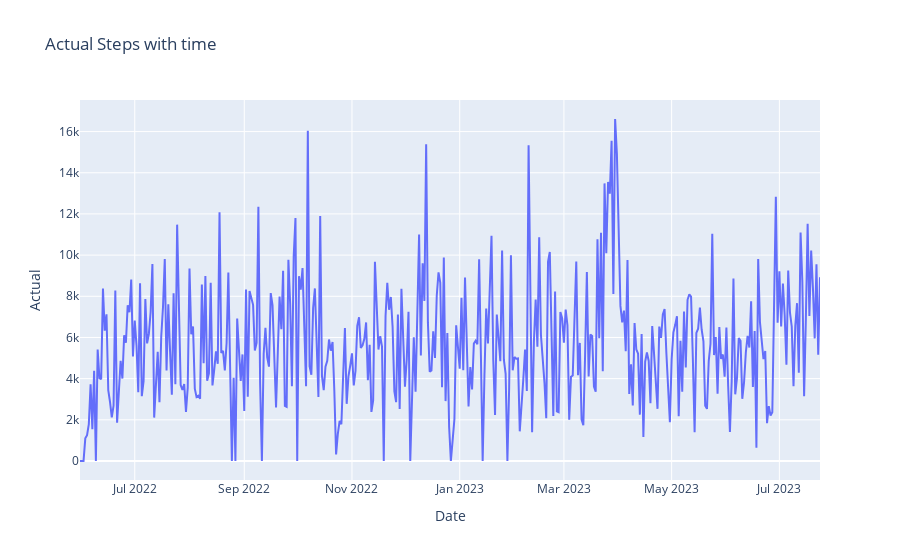

This figure's notebook cell:
### Markdown cell above
- Most Goal values are 8000. The Actual has a variety of values.

### Code cell
import plotly.express as px

fig = px.line(df, x=df.index, y="Actual", title='Actual Steps with time')
fig.show()

### Figure 1 — Plotly figure (JSON) as saved in the notebook; plotly's stock layout.template omitted (floating-point values rounded to 4 significant figures; data arrays with more than 128 entries replaced by an {"elided": "..."} marker saying what was removed)
{"data": [{"hovertemplate": "Date=%{x}<br>Actual=%{y}<extra></extra>", "legendgroup": "", "line": {"color": "#636efa", "dash": "solid"}, "marker": {"symbol": "circle"}, "mode": "lines", "name": "", "orientation": "v", "showlegend": false, "type": "scatter", "x": {"elided": "420 str values"}, "xaxis": "x", "y": {"elided": "420 int values"}, "yaxis": "y"}], "layout": {"legend": {"tracegroupgap": 0}, "title": {"text": "Actual Steps with time"}, "xaxis": {"anchor": "y", "domain": [0, 1], "title": {"text": "Date"}}, "yaxis": {"anchor": "x", "domain": [0, 1], "title": {"text": "Actual"}}}}
